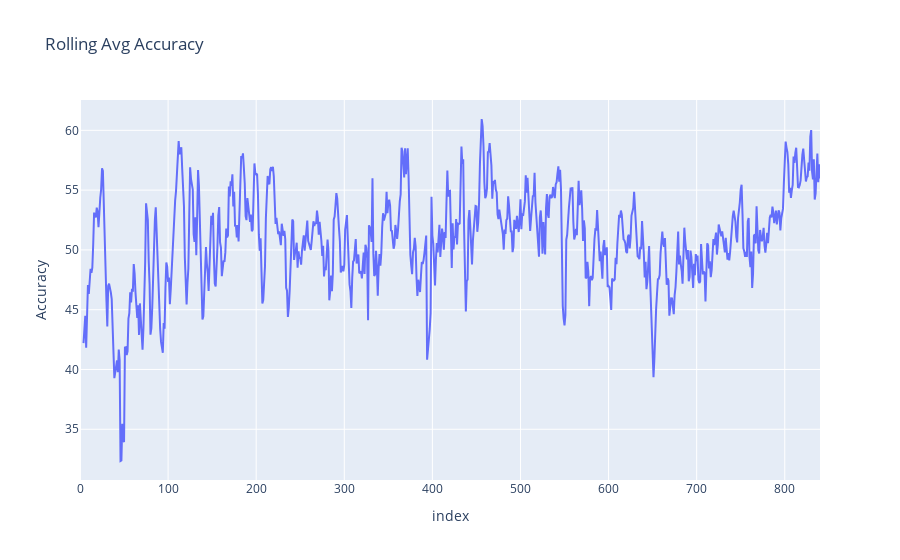

The notebook cell saved with this chart:
### Code cell
import plotly.express as px

fig = px.line(df, x=df.index, y=df['Accuracy'].rolling(window=5).mean(), 
              labels={'x': 'Number of Games Played', 'y': 'Accuracy'},
              title='Rolling Avg Accuracy')

fig.show()

### Figure 1 — Plotly figure (JSON) as saved in the notebook; plotly's stock layout.template omitted (floating-point values rounded to 4 significant figures; data arrays with more than 128 entries replaced by an {"elided": "..."} marker saying what was removed)
{"data": [{"hovertemplate": "index=%{x}<br>Accuracy=%{y}<extra></extra>", "legendgroup": "", "line": {"color": "#636efa", "dash": "solid"}, "marker": {"symbol": "circle"}, "mode": "lines", "name": "", "orientation": "v", "showlegend": false, "type": "scatter", "x": {"elided": "841 int values"}, "xaxis": "x", "y": {"elided": "841 float values"}, "yaxis": "y"}], "layout": {"legend": {"tracegroupgap": 0}, "title": {"text": "Rolling Avg Accuracy"}, "xaxis": {"anchor": "y", "domain": [0, 1], "title": {"text": "index"}}, "yaxis": {"anchor": "x", "domain": [0, 1], "title": {"text": "Accuracy"}}}}
